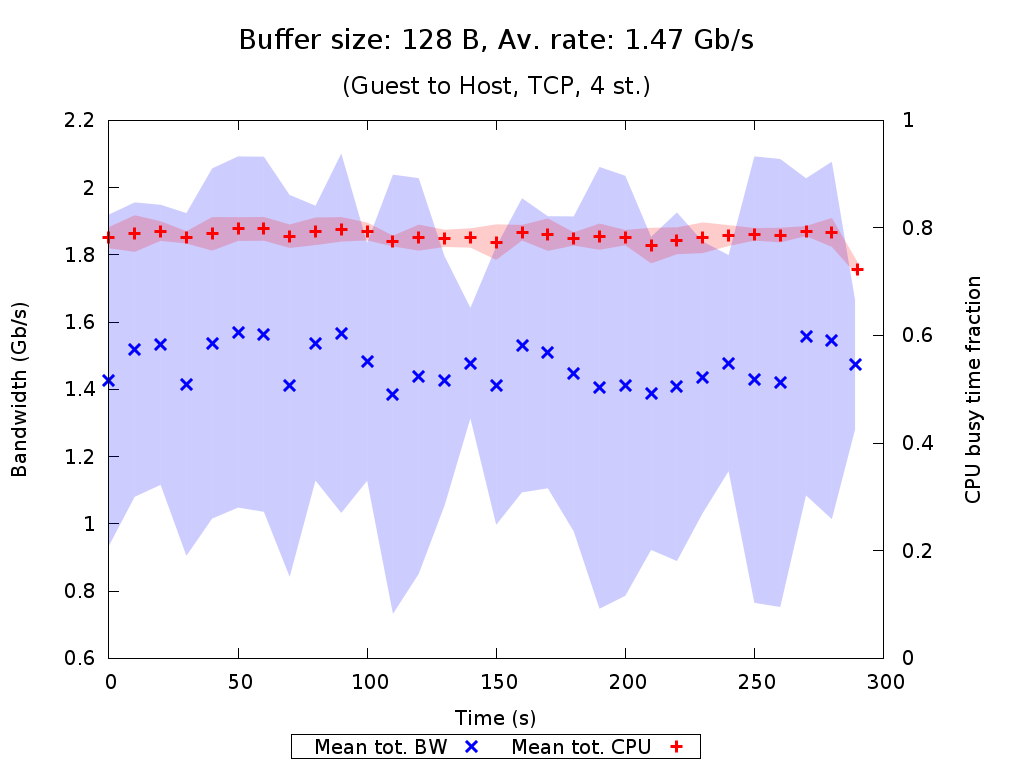

Write the gnuplot code that produced this figure.
set terminal pngcairo nocrop enhanced size 1024,768 font "Verdana,15"
set output "TCP_4_st_2015_07_24_22-09-54_g2h_128B.png"

set title "{/=20 Buffer size: 128 B, Av. rate: 1.47 Gb/s}\n\n{/=18 (Guest to Host, TCP, 4 st.)}"

set xlabel "Time (s)"
set ylabel "Bandwidth (Gb/s)"
set ytics nomirror
set y2label "CPU busy time fraction"
set y2tics nomirror
set y2range [0:1]
set key bmargin center horizontal box samplen 1 width -1
set bmargin 4.6

set style fill transparent solid 0.2 noborder
plot "TCP_4_st_2015_07_24_22-09-54_g2h_128B_iperf_processed.dat" using 1:($2/1073741824.0-$3/1073741824.0):($2/1073741824.0+$3/1073741824.0) with filledcurves lc rgb "blue" notitle, \
     "" using 1:($2/1073741824.0) with points pt 2 ps 1.5 lw 3 lc rgb "blue" title "Mean tot. BW", \
     "TCP_4_st_2015_07_24_22-09-54_g2h_128B_mpstat_processed.dat" using 1:($2-$3):($2+$3) with filledcurves lc rgb "red" axes x1y2 notitle, \
     "" using 1:2 with points pt 1 ps 1.5 lw 3 lc rgb "red" axes x1y2 title "Mean tot. CPU"
